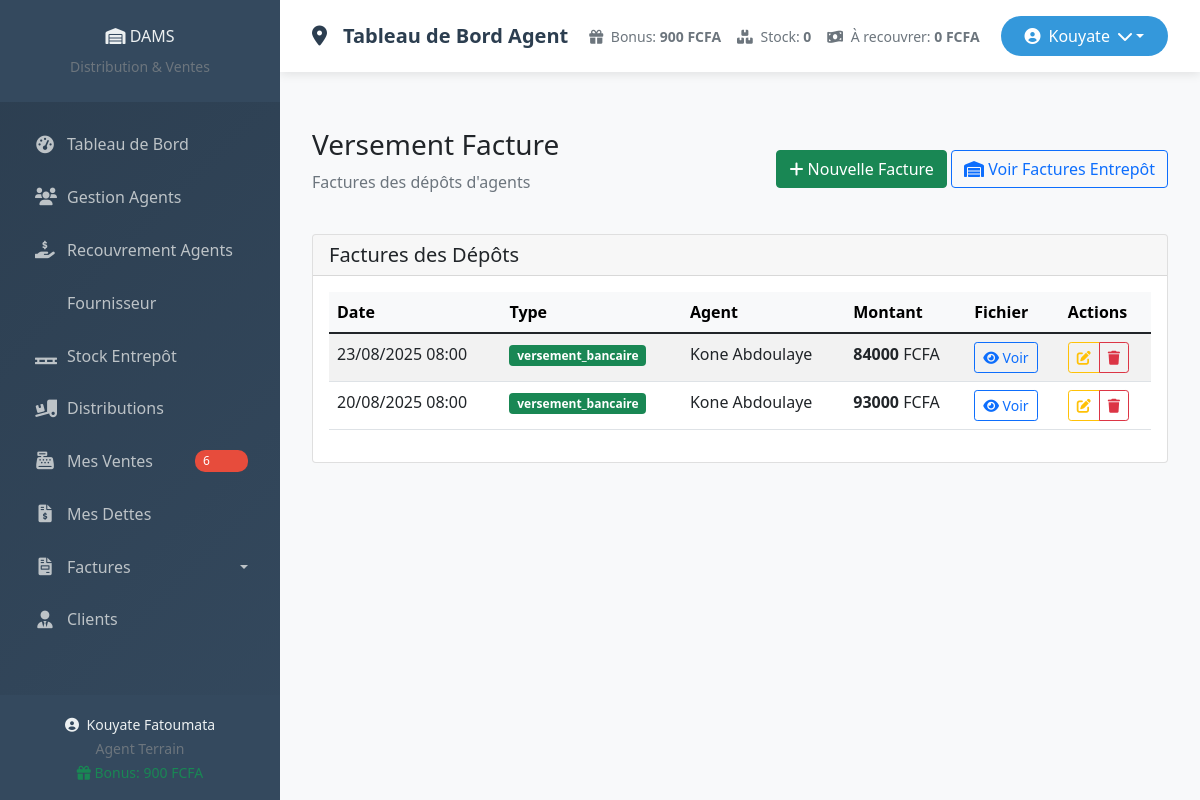
The page /factures/depots/ (signed in) on the database as committed earlier.
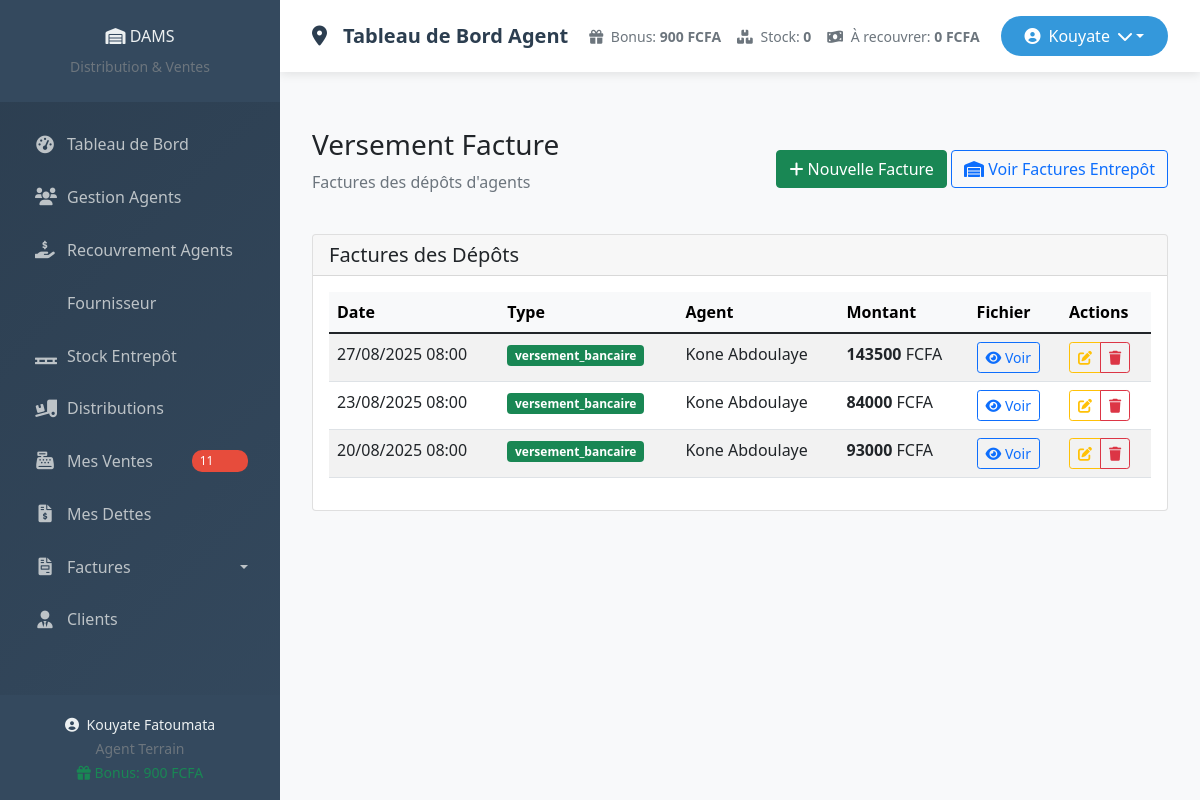
The same page on the database as committed later.
### core/models.py (models this page shows, shortened)
class Facture(models.Model):
    TYPE_FACTURE_CHOICES = [
        ('entree', 'Facture Entrée - Fournisseur'),
        ('depot', 'Dépôt Banque - Versement'),
    ]
    type_facture = models.CharField(max_length=50, choices=TYPE_FACTURE_CHOICES)
    agent = models.ForeignKey(Agent, on_delete=models.CASCADE, related_name='factures_deposees')
    montant = models.DecimalField(max_digits=10, decimal_places=2)
    fichier_facture = models.FileField(upload_to='factures_depots/')
    date_depot = models.DateTimeField(default=timezone.now)
    description = models.TextField(blank=True)
    class Meta:
        verbose_name = "Facture"
        verbose_name_plural = "Factures"

class Agent(models.Model):
    TYPE_AGENT_CHOICES = (
        ('direction', 'Direction'),
        ('entrepot', 'Superviseur'),
        ('terrain', 'Agent'),
        ('stagiaire', 'Stagiaire'),
    )
    user = models.OneToOneField(User, on_delete=models.CASCADE)
    type_agent = models.CharField(max_length=50, choices=TYPE_AGENT_CHOICES)
    telephone = models.CharField(max_length=50, blank=True, null=True)
    ajustement_solde = models.DecimalField(
        max_digits=12,
        decimal_places=2,
        default=0,
        help_text="Ajustement manuel du solde (+/- FCFA)"
    )
    date_creation = models.DateTimeField(auto_now_add=True)
    date_expiration = models.DateTimeField(
    "Date d’expiration (stagiaire)",
    blank=True, null=True
    )

### core/views.py (the view)
# urls.py: path('factures/depots/', views.liste_factures, name='liste_factures'),
@login_required
def liste_factures(request):
    factures = Facture.objects.all().order_by('-date_depot')
    return render(request, 'core/factures/liste_factures.html', {
        'factures': factures
    })

### core/templates/core/factures/liste_factures.html (shortened to what this page needs)
{% extends 'base.html' %}
{% load static %}
{% block content %}
<div class="container-fluid py-4">
    <div class="d-flex justify-content-between align-items-center mb-4">
        <div>
            <h1 class="h3 mb-2">Versement Facture</h1>
            <p class="text-muted">Factures des dépôts d'agents</p>
        </div>
        <div>
            <a href="{% url 'creer_versement_avec_facture' %}" class="btn btn-success">
                <i class="fas fa-plus"></i> Nouvelle Facture
            </a>
            <a href="{% url 'liste_factures_entrepot' %}" class="btn btn-outline-primary">
                <i class="fas fa-warehouse"></i> Voir Factures Entrepôt
            </a>
        </div>
    </div>
    <div class="card">
        <div class="card-header">
            <h5 class="mb-0">Factures des Dépôts</h5>
        </div>
        <div class="card-body">
            {% if factures %}
            <div class="table-responsive">
                <table class="table table-striped table-hover">
                    <thead class="table-light">
                        <tr>
                            <th>Date</th>
                            <th>Type</th>
                            <th>Agent</th>
                            <th>Montant</th>
                            <th>Fichier</th>
                            <th>Actions</th>
                        </tr>
                    </thead>
                    <tbody>
                        {% for facture in factures %}
                        <tr>
                            <td>{{ facture.date_depot|date:"d/m/Y H:i" }}</td>
                            <td>
                                <span class="badge {% if facture.type_facture == 'entree' %}bg-primary{% else %}bg-success{% endif %}">
                                    {{ facture.get_type_facture_display }}
                                </span>
                            </td>
                            <td>{{ facture.agent.user.get_full_name|default:facture.agent.user.username }}</td>
                            <td><strong>{{ facture.montant|floatformat:0 }}</strong> FCFA</td>
                            <td>
                                {% if facture.fichier_facture %}
                                    <a href="{{ facture.fichier_facture.url }}" target="_blank" class="btn btn-sm btn-outline-primary">
                                        <i class="fas fa-eye"></i> Voir
                                    </a>
                                {% else %}
                                    <span class="text-muted">-</span>
                                {% endif %}
                            </td>
                            <td>
                                <div class="btn-group btn-group-sm">
                                    <a href="{% url 'modifier_facture' facture.id %}" class="btn btn-outline-warning">
                                        <i class="fas fa-edit"></i>
                                    </a>
                                    <a href="{% url 'supprimer_facture' facture.id %}" class="btn btn-outline-danger">
                                        <i class="fas fa-trash"></i>
                                    </a>
                                </div>
                            </td>
                        </tr>
                        {% endfor %}
                    </tbody>
                </table>
            </div>
            {% endif %}
        </div>
    </div>
</div>
{% endblock %}

### core/templates/base.html (shortened to what the changed rows need)
<!DOCTYPE html>
<html lang="fr">
<head>
    <link href="https://cdn.jsdelivr.net/npm/bootstrap@5.1.3/dist/css/bootstrap.min.css" rel="stylesheet">
    <link rel="stylesheet" href="https://cdnjs.cloudflare.com/ajax/libs/font-awesome/6.0.0/css/all.min.css">
</head>
<body>
    <div class="container-fluid p-0">
        <div class="row g-0">
            <div class="sidebar d-flex flex-column" id="sidebar">
                <div class="sidebar-nav">
                     {% if agent.type_agent == 'terrain' or agent.type_agent == 'stagiaire' %}
                    <div class="nav flex-column">
                        <a class="nav-link {% if request.resolver_match.url_name == 'dashboard_agent' %}active{% endif %}"
                           href="{% url 'dashboard_agent' %}">
                            <i class="fas fa-tachometer-alt"></i>
                            <span>Tableau de Bord</span>
                            <span class="agent-badge">Agent</span>
                        </a>
                        <a class="nav-link {% if request.resolver_match.url_name == 'mon_stock' %}active{% endif %}"
                           href="{% url 'mon_stock' %}">
                            <i class="fas fa-boxes"></i>
                            <span>Mon Stock</span>
                            {% if alertes_stock_count %}
                            <span class="nav-badge">{{ alertes_stock_count }}</span>
                            {% endif %}
                        </a>
                        <a class="nav-link {% if request.resolver_match.url_name == 'mes_distributions' %}active{% endif %}"
                           href="{% url 'mes_distributions' %}">
                            <i class="fas fa-truck-loading"></i>
                            <span>Mes Distributions</span>
                            {% if nouvelles_distributions_count %}
                            <span class="nav-badge">{{ nouvelles_distributions_count }}</span>
                            {% endif %}
                        </a>
                        <a class="nav-link {% if request.resolver_match.url_name in 'enregistrer_vente,liste_ventes,detail_vente' %}active{% endif %}"
                           href="{% url 'liste_ventes' %}">
                            <i class="fas fa-cash-register"></i>
                            <span>Mes Ventes</span>
                            {% if mes_ventes_count %}
                            <span class="nav-badge">{{ mes_ventes_count }}</span>
                            {% endif %}
                        </a>
                        <a class="nav-link {% if request.resolver_match.url_name in 'liste_dettes,detail_dette,enregistrer_paiement_dette,creer_dette' %}active{% endif %}"
                           href="{% url 'liste_dettes' %}">
                            <i class="fas fa-file-invoice-dollar"></i>
                            <span>Mes Dettes</span>
                            {% if mes_dettes_count %}
                            <span class="nav-badge">{{ mes_dettes_count }}</span>
                            {% endif %}
                        </a>
                        <a class="nav-link {% if request.resolver_match.url_name in 'liste_clients,ajouter_client,modifier_client,detail_client' %}active{% endif %}"
                           href="{% url 'liste_clients' %}">
                            <i class="fas fa-user-tie"></i>
                            <span>Mes Clients</span>
                            {% if mes_clients_count %}
                            <span class="nav-badge">{{ mes_clients_count }}</span>
                            {% endif %}
                        </a>
                        <a class="nav-link {% if request.resolver_match.url_name == 'consulter_bonus' %}active{% endif %}"
                           href="{% url 'consulter_bonus' %}">
                            <i class="fas fa-gift"></i>
                            <span>Mes Bonus</span>
                            {% if mes_bonus %}
                            <span class="nav-badge">{{ mes_bonus|floatformat:0 }}F</span>
                            {% endif %}
                        </a>
                    </div>
                    {% else %}
                    <div class="nav flex-column">
                        <a class="nav-link {% if request.resolver_match.url_name in 'enregistrer_vente,liste_ventes,detail_vente' %}active{% endif %}"
                           href="{% url 'liste_ventes' %}">
                            <i class="fas fa-cash-register"></i>
                            <span>Mes Ventes</span>
                            {% if mes_ventes_count %}
                            <span class="nav-badge">{{ mes_ventes_count }}</span>
                            {% endif %}
                        </a>
                    </div>
                    {% endif %}
                </div>
            </div>
            <div class="main-content" id="mainContent">
                <div class="content-wrapper">
                    {% block content %}{% endblock %}
                </div>
            </div>
        </div>
    </div>
</body>
</html>

Rows that differ between the two databases and show on the page:
added Facture: date_depot "27/08/2025 08:00", type_facture "versement_bancaire", agent.user.get_full_name "Kone Abdoulaye", montant "143500"
Other text that changed with them:
{{ mes_ventes_count }}: "6" → "11"
